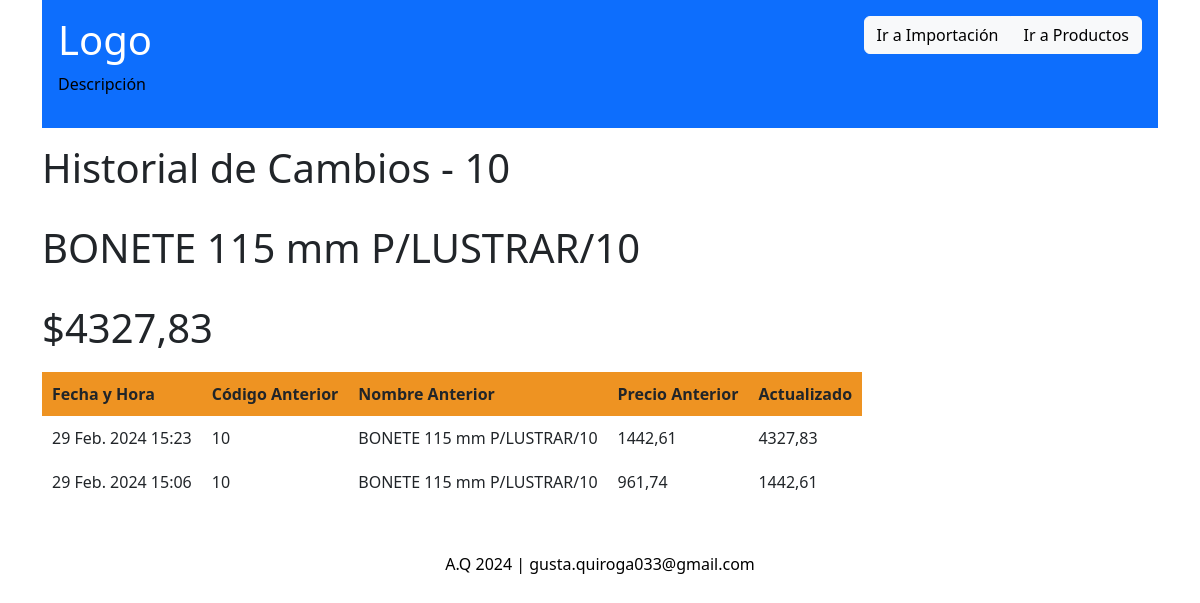
Screenshot of /ver_historial/71068/ with the database file from the repository.
### controlStock/models.py (models this page shows)
class Producto(models.Model):
    id_pd = models.AutoField(primary_key=True)
    cod = models.CharField(max_length=20)
    des = models.CharField(max_length=75, blank=False)
    pre = models.FloatField(blank=False)
    aju = models.CharField(max_length=4, blank=False)
    ofe = models.CharField(max_length=4, blank=False)
    def __str__(self):
        return f"{self.cod} {self.des} {self.pre} {self.aju} {self.ofe}"

class HistorialProducto(models.Model):
    producto = models.ForeignKey(Producto, on_delete=models.CASCADE)
    nombre_anterior = models.CharField(max_length=255)
    cod_anterior = models.CharField(max_length=255)
    id_anterior = models.CharField(max_length=255)
    precio_anterior = models.DecimalField(max_digits=10, decimal_places=2)
    precio_actualizado = models.DecimalField(max_digits=10, decimal_places=2)
    fecha_cambio = models.DateTimeField(default=timezone.now)
    def __str__(self):
        return f'Cambio de {self.producto} el {self.fecha_cambio}'

### controlStock/views.py (the view)
# urls.py: path('ver_historial/<int:id_pd>/', ver_historial_producto, name='ver_historial_producto'),
def ver_historial_producto(request, id_pd):
    producto = get_object_or_404(Producto, id_pd=id_pd)
    historial = HistorialProducto.objects.filter(producto=producto).order_by('-fecha_cambio')  # Ordena por fecha de cambio descendente
    print(historial)
    print(f'id_pd recibido: {id_pd}')
    return render(request, 'producto/historial_producto.html', {'producto': producto, 'historial': historial})

### controlStock/templates/producto/historial_producto.html (shortened to what this page needs)
{% extends "base.html" %}
{% block historial_content %}
  <h1>Historial de Cambios - {{ producto.cod }} </h1>
  <br>
  <h1> {{ producto.des }} </h1>
  <br>
  <h1>${{ producto.pre|floatformat:2 }}</h1>
  <table class="table-spaced">
    <thead>
      <tr>
        <th>Fecha y Hora</th>
        <th>Código Anterior</th>
        <th>Nombre Anterior</th>
        <th>Precio Anterior</th>
        <th>Actualizado </th>
      </tr>
    </thead>
    <tbody>
      {% for cambio in historial %}
        <tr>
          <td>{{ cambio.fecha_cambio }}</td>
          <td>{{ cambio.cod_anterior }}</td>
          <td>{{ cambio.nombre_anterior }}</td>
          <td>{{ cambio.precio_anterior }}</td>
          <td>{{ cambio.precio_actualizado }}</td>
        </tr>
      {% endfor %}
    </tbody>
  </table>
{% endblock %}

### controlStock/templates/base.html (shortened to what this page needs)
<!DOCTYPE html>
<html lang="es">
<head>
    {% load static %}
    <link rel="stylesheet" href="{% static 'css/SCS.css' %}" />
    <link href="https://cdn.jsdelivr.net/npm/bootstrap@5.3.0-alpha3/dist/css/bootstrap.min.css" rel="stylesheet"
 />
    <link rel="stylesheet" href="https://cdn.jsdelivr.net/npm/bootstrap-icons@1.11.2/font/bootstrap-icons.min.css">
</head>
<body>
    <div class="container">
        <header class="bg-primary text-white p-3 mb-3">
            <div class="row">
                <div class="col-8">
                    <h1 class="text-start">Logo</h1>
                    <p class="text-start">Descripción</p>
                </div>
                <div class="col-4 text-end">
                    <div class="btn-group">
                        <a href="{% url 'import_from_excel' %}" class="btn btn-light">Ir a Importación</a>
                        <a href="{% url 'producto' %}" class="btn btn-light">Ir a Productos</a>
                    </div>
                </div>
            </div>
        </header>
        <div class="content">
            {% block historial_content %}{% endblock %}
        </div>
        <footer class="mt-5">
            <p class="text-center">A.Q 2024 | gusta.quiroga033@gmail.com</p>
        </footer>
    </div>
</body>
</html>

### controlStock/static/css/SCS.css (style rules this page uses)
.table-spaced { margin-top: 20px; margin-bottom: 20px; }
.table-spaced th, .table-spaced td { padding: 10px; }
body { min-height: 100vh; background-size: cover; background-position: center; }
a { text-decoration: none; color: inherit; }
th { text-align: center; vertical-align: middle; }
td { vertical-align: middle; }
.btn { background-color: white; color: black; border: .06rem; border-style: solid; border-color: black; border-radius: .3rem; }
body { background: whitesmoke; }
thead { background-color: #ee9322; }
h1, h2, h3, h4, h5 { font-family:'Segoe UI'; color: black; }
p, span { font-family:'Segoe UI'; color: black; }
* { scrollbar-width: thin; scrollbar-color: #a76718 #FFFFFF; }

### controlStock/templates/producto/historial_producto.html (style rules this page uses)
.table-spaced { margin-top: 20px; margin-bottom: 20px; }
.table-spaced th, .table-spaced td { padding: 10px; }

### rows the page displays
Producto: cod "10", des "BONETE 115 mm P/LUSTRAR/10", pre "4327,83"
HistorialProducto: fecha_cambio "29 Feb. 2024 15:23", cod_anterior "10", nombre_anterior "BONETE 115 mm P/LUSTRAR/10", precio_anterior "1442,61", precio_actualizado "4327,83"
HistorialProducto: fecha_cambio "29 Feb. 2024 15:06", cod_anterior "10", nombre_anterior "BONETE 115 mm P/LUSTRAR/10", precio_anterior "961,74", precio_actualizado "1442,61"
